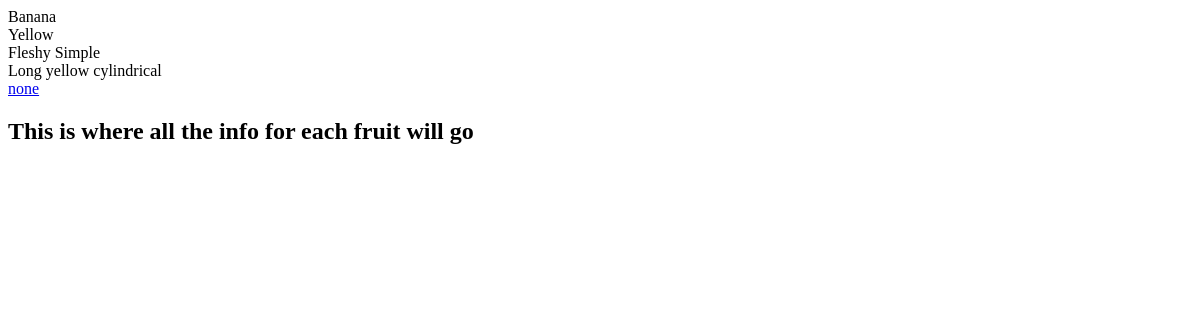
Before: /fruit/1/ with the older database file.
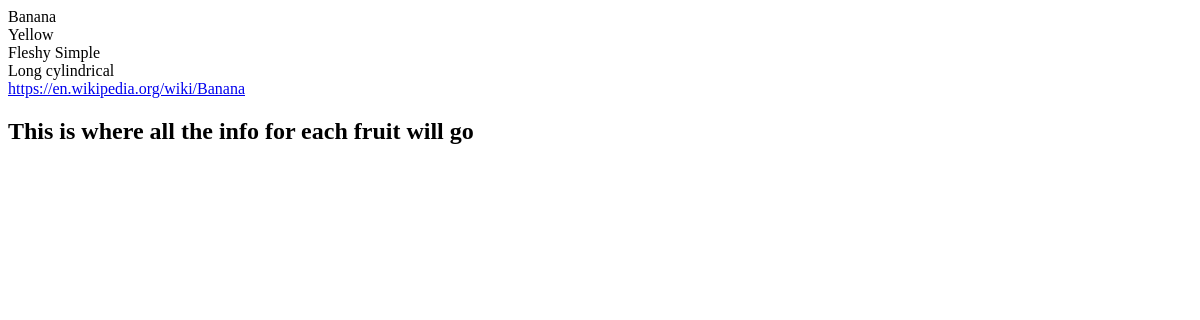
After: the same page with the newer database file.
### fruits/models.py (models this page shows, shortened)
class Fruit(models.Model):
	name = models.CharField(max_length=50)
	color = models.CharField(max_length=25)
	type = models.CharField(max_length=25)
	description = models.CharField(max_length=255)
	url = models.CharField(max_length=50, default="Wiki-page") #validators=[URLValidator()])

### fruits/views.py (the view)
# urls.py: url(r'(?P<pk>[0-9]+)/$', views.FruitDetail.as_view(), name='detail')
class FruitDetail(DetailView):
	model = Fruit
	template_name = "fruits/detail.html"

### fruits/templates/fruits/detail.html (shortened to what this page needs)
{{ fruit.color }}<br>
{{ fruit.type }}<br>
{{ fruit.description }}<br>
<a href="https://en.wikipedia.org/wiki/{{ fruit.name }}">	{{ fruit.url }}</a><br>
<h2> This is where all the info for each fruit will go</h2>

Changed rows visible on the page:
changed Fruit "Yellow": description "Long yellow cylindrical" → "Long cylindrical"; url "none" → "https://en.wikipedia.org/wiki/Banana"
